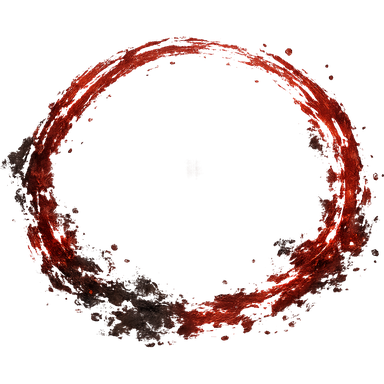
#> input picture assets/vfx/boss_phase_seal.png, 384 x 384 px, given in place of wave.png, which was not available
$ python make_neutral.py
#> lines starting #> are read from the running program, lines starting #| are printed output that depends on the picture
"""기술 색으로 물들여 쓰는 무채색 붓 그림 (코드로 그린 동그라미·선 대신).

  python tools/vfx/make_neutral.py
GPT 그림(물결 고리·먹 붓 획·물보라·먹 소용돌이·물칼)을 밝은 회색조로 바꿔 assets/vfx/brush_*.png.
FxLayer가 add_ring·add_slash·add_spark를 이 그림에 기술 색을 곱해 그린다.
"""
import os

import numpy as np
from PIL import Image

ROOT = os.path.abspath(os.path.join(os.path.dirname(__file__), "..", ".."))
V = os.path.join(ROOT, "assets/vfx")
SRC = {"brush_ring": "wave", "brush_stroke": "ink_strip", "brush_splat": "foam", "brush_pool": "ink",
       "brush_crescent": "proj_water"}


def neutral(name: str) -> Image.Image:
#> called with name = 'wave'
    a = np.asarray(Image.open(os.path.join(V, f"{name}.png")).convert("RGBA")).astype(np.float32) / 255.0
    lum = a[..., :3] @ np.array([0.3, 0.59, 0.11], np.float32)
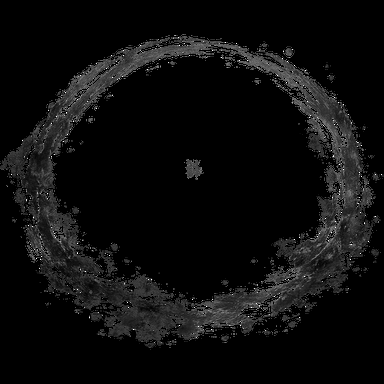
#> lum: shape (384, 384) float32; min 0, max 1, mean 0.0519
    lum = (lum - lum.min()) / max(lum.max() - lum.min(), 1e-4)
    grey = 0.55 + 0.45 * lum  # 붓 결은 남기고 밝게 (색을 곱하면 그 색이 된다)
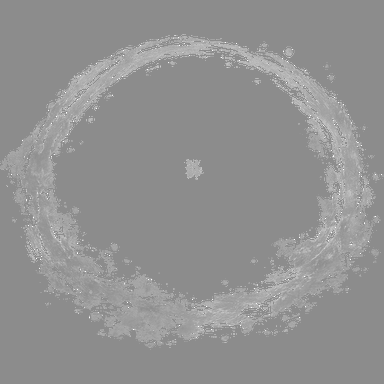
#> grey: shape (384, 384) float32; min 0.55, max 1, mean 0.573
    return Image.fromarray((np.dstack([grey, grey, grey, a[..., 3]]) * 255).astype(np.uint8), "RGBA")
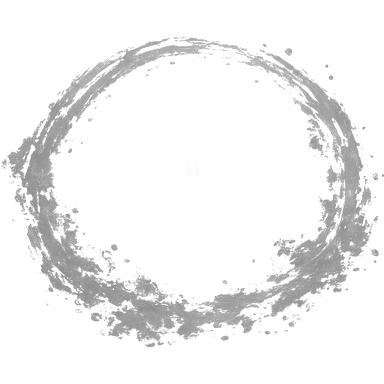
#> returned value: PIL image 384x384 RGBA; mean R, G, B, A 145.9, 145.9, 145.9, 41.3; transparent parts drawn white


if __name__ == "__main__":
    for out, src in SRC.items():
        neutral(src).save(os.path.join(V, f"{out}.png"), optimize=True)
        print("ok", out)
#> pass 2 of the loop `for out, src in SRC.items():`:
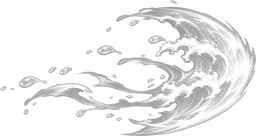
#> input picture assets/vfx/brush_crescent.png, 256 x 136 px, given in place of ink_strip.png, which was not available
#> a: shape (136, 256, 4) float32
#> in neutral (call 2), `lum = a[..., :3] @ np.array([0.3, 0.59, 0.11], np.float32)`:
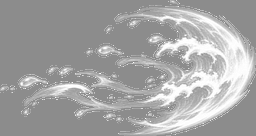
#> lum: shape (136, 256) float32; min 0.549, max 1, mean 0.645
#> in neutral (call 2), `lum = (lum - lum.min()) / max(lum.max() - lum.min(), 1e-4)`:
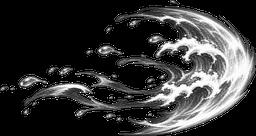
#> lum: shape (136, 256) float32; min 0, max 1, mean 0.212
#> grey: shape (136, 256) float32
#> in neutral, returned value is the input picture: PIL image 256x136 RGBA; mean R, G, B, A 164.4, 164.4, 164.4, 84.7
#> (the run stopped early here; a loop or call above may not have finished)
